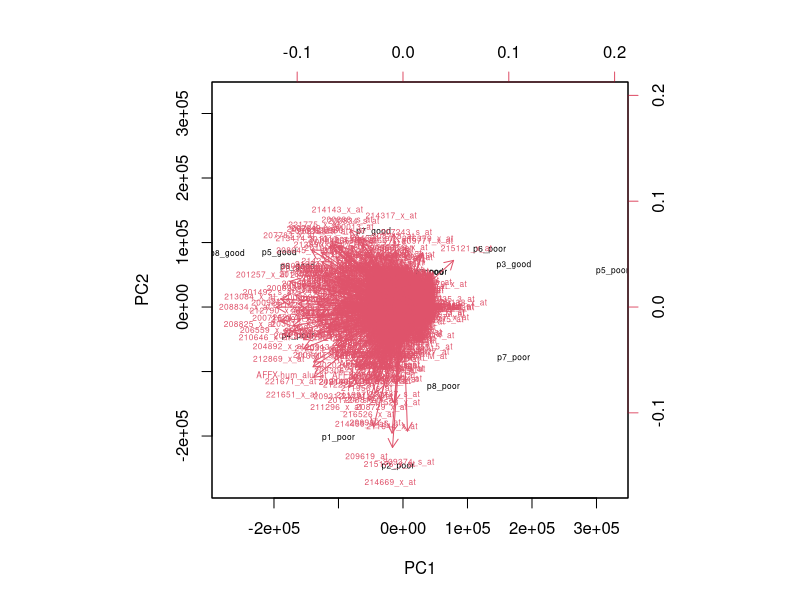

Reproduce this figure in R. (Note: this script raises an error after producing the figure.)
## ---- chunk 1
knitr::opts_chunk$set(echo = TRUE)
## ---- chunk 2

# Leukemia dataset
ld.data <- read.csv(file = "leukemia_array.txt", sep = "\t")

# Transposed dataset
ld.tdata <- t(ld.data)

head(ld.data)
## ---- chunk 3
dim(ld.data)
dim(ld.tdata)
## ---- chunk 4

pca.out <- prcomp(ld.tdata, cor=T, scores = T)
pca.out
pca.out$loadings
names(pca.out)
head(pca.out$scores)

# Biplot
biplot(pca.out, scale = 0, cex =0.5)

# Scree plot
names(pca.out)
Variance <- (pca.out$sdev)^2
max_Var <- round(max(Variance),1)
Components <- c(1,2,3,4)
Components <- as.integer(Components)
plot(Components, Variance, main = "Scree Plot", xlab = "Number of Components", ylab = "Variance", type = "o", col = "blue", ylim = c(0, max_Var), axes = F)
axis(1, at=1:4)
axis(2, at=0:3)

# Or you can just call screeplot()
screeplot(pca.out, type = "l")
